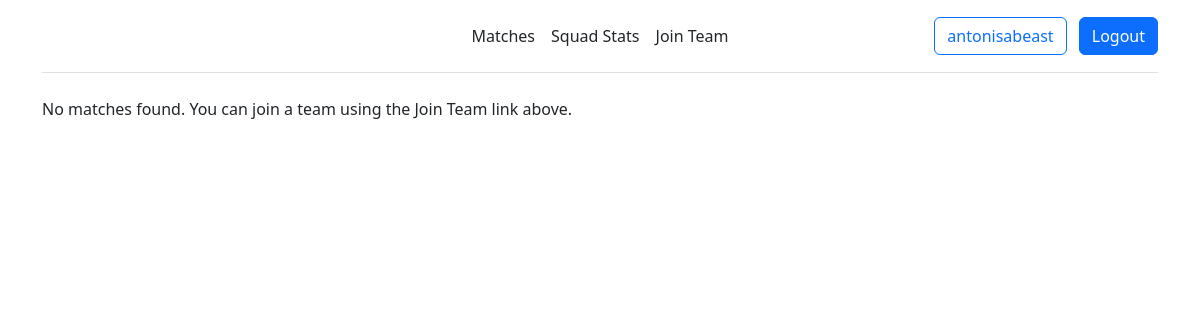
The page /matches/ (signed in) on the database as committed earlier.
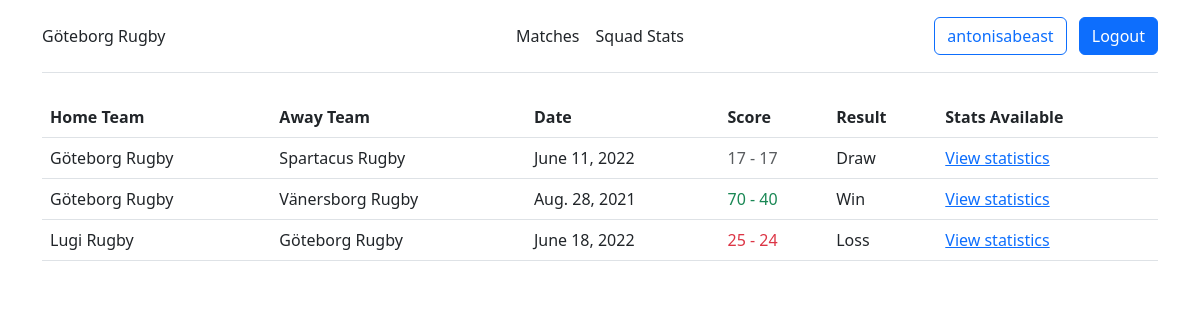
The same page on the database as committed later.
### stats/models.py (models this page shows, shortened)
class MyUser(AbstractUser):
    player = models.OneToOneField(Player, on_delete=models.CASCADE, null=True, blank=True)
    coach = models.BooleanField(default=False)
    team = models.ForeignKey(Team, on_delete=models.CASCADE, null=True, blank=True)
    @property
    def is_coach(self):
        return self.coach

class Team(models.Model):
    name = models.CharField(max_length=30)
    invite_code = models.CharField(max_length=10, null=True, blank=True)
    def __str__(self):
        return self.name

class Match(models.Model):
    home_team = models.ForeignKey(Team, on_delete=models.CASCADE, related_name='home_matches')
    away_team = models.ForeignKey(Team, on_delete=models.CASCADE, related_name='away_matches')
    date = models.DateField()
    home_score = models.IntegerField(default=0)
    away_score = models.IntegerField(default=0)
    RESULT_CHOICES = [
        ('Win', 'Win'),
        ('Loss', 'Loss'),
        ('Draw', 'Draw')
    ]
    result = models.CharField(max_length=4, choices=RESULT_CHOICES, default='Draw')

### stats/views.py (the view)
# urls.py: path('matches/', views.matches, name='matches'),
def matches(request):
    user_team = request.user.team
    matches = Match.objects.filter(Q(home_team=user_team) | Q(away_team=user_team))
    return render(request, 'matches.html', {'matches': matches})

### stats/templates/matches.html (shortened to what this page needs)
{% extends 'base.html' %}
{% block content %}
<div class="container">
{% if matches %}
  <table class="table" id="matches">
    <thead>
      <tr>
        <th>Home Team</th>
        <th>Away Team</th>
        <th>Date</th>
        <th>Score</th>
        <th>Result</th>
        <th>Stats Available</th>
      </tr>
    </thead>
    <tbody>
      {% for match in matches %}
        <tr>
          <td>{{ match.home_team }}</td>
          <td>{{ match.away_team }}</td>
          <td>{{ match.date }}</td>
          <td class="{% if match.result == 'Win' %}text-success{% elif match.result == 'Loss' %}text-danger{% else %}text-muted{% endif %}">{{ match.home_score }} - {{ match.away_score }}</td>
          <td>{{ match.result }}</td>
          <td><a href="{% url 'player_statistics' match.id %}">View statistics</a></td>
        </tr>
      {% endfor %}
    </tbody>
  </table>
{% else %}
  <p>No matches found. You can join a team using the Join Team link above.</p>
{% endif %}
</div>
{% endblock %}

### stats/templates/base.html (shortened to what this page needs)
<!doctype html>
<html lang="en">
  <head>
    <link href="https://cdn.jsdelivr.net/npm/bootstrap@5.3.0-alpha1/dist/css/bootstrap.min.css" rel="stylesheet">
    <link rel="stylesheet" type="text/css" href="https://cdn.datatables.net/v/bs5/dt-1.10.22/datatables.min.css"/>
    {% load static %}
    <link rel="stylesheet" type="text/css" href="{% static 'stats/styles.css' %}">
  </head>
  <body>
    <div class="container">
        <header class="d-flex flex-wrap align-items-center justify-content-center justify-content-md-between py-3 mb-4 border-bottom">
            <div class="d-flex align-items-center col-md-3 mb-2 mb-md-0 text-dark text-decoration-none">
                {% if user.is_authenticated %}
                    <a class="nav-link" href="{% url 'index' %}">{{ user.team.name }}</a>
                {% else %}
                    <a class="nav-link" href="{% url 'index' %}">Rugby Dashboard</a>
                {% endif %}
            </div>
          <ul class="nav col-12 col-md-auto mb-2 justify-content-center mb-md-0">
            {% if user.is_authenticated and user.team and user.is_coach %}
            <li><a href="{% url 'matches' %}" class="nav-link px-2 link-dark">Matches</a></li>
            <li><a href="{% url 'squad' %}" class="nav-link px-2 link-dark">Squad Stats</a></li>
            <li><a href="{% url 'add_players' %}" class="nav-link px-2 link-dark">Add Players</a></li>
            <li><a href="{% url 'add_match' %}" class="nav-link px-2 link-dark">Add Match</a></li>
            {% elif user.is_authenticated and user.team %}
            <li><a href="{% url 'matches' %}" class="nav-link px-2 link-dark">Matches</a></li>
            <li><a href="{% url 'squad' %}" class="nav-link px-2 link-dark">Squad Stats</a></li>
            {% elif user.is_authenticated %}
            <li><a href="{% url 'matches' %}" class="nav-link px-2 link-dark">Matches</a></li>
            <li><a href="{% url 'squad' %}" class="nav-link px-2 link-dark">Squad Stats</a></li>
            <li><a href="{% url 'join' %}" class="nav-link px-2 link-dark">Join Team</a></li>
            {% else %}
            <li><a href="{% url 'about' %}" class="nav-link px-2 link-dark">About</a></li>
            {% endif %}
          </ul>
          <div class="col-md-3 text-end">
            {% if user.is_authenticated %}
            <a class="btn btn-outline-primary me-2" href="{% url 'index' %}">{{ user.username }}</a>
            <a class="btn btn-primary" href="{% url 'logout' %}">Logout</a>
            {% else %}
            <a class="btn btn-outline-primary me-2" href="{% url 'login' %}">Log In</a>
            <a class="btn btn-primary" href="{% url 'register' %}">Sign Up</a>
            {% endif %}
          </div>
        </header>
    </div>
    {% block content %}{% endblock %}
  </body>
</html>

Rows that differ between the two databases and show on the page:
changed MyUser "antonisabeast": team.name (not shown) → "Göteborg Rugby"; team_id empty → 1 (drawn)
now on this page (row unchanged): Match: home_team "Göteborg Rugby", away_team "Spartacus Rugby", date "June 11, 2022", home_score "17", away_score "17", result "Draw"
now on this page (row unchanged): Match: home_team "Göteborg Rugby", away_team "Vänersborg Rugby", date "Aug. 28, 2021", home_score "70", away_score "40", result "Win"
now on this page (row unchanged): Match: home_team "Lugi Rugby", away_team "Göteborg Rugby", date "June 18, 2022", home_score "25", away_score "24", result "Loss"
Other text that changed with them:
text no longer shown: "Join Team No matches found. You can join a team using the Join Team link above."
text now shown: "Home Team Away Team Date Score Result Stats Available"
